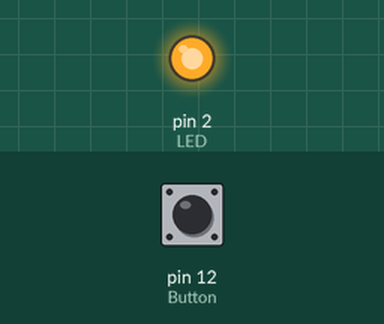
The sketch below on a simulated Arduino Uno, built with avr-gcc and run on an emulated ATmega328P. Parts: output pins drawn as LEDs (lit = HIGH). Inputs (shaded band) come from the test bench; at power-on: pin 12 (Button) HIGH.

Above: at 1.2 s.
1.3 s: pin 12 (Button) pulled LOW for 0.15 s
At 1.37 s:
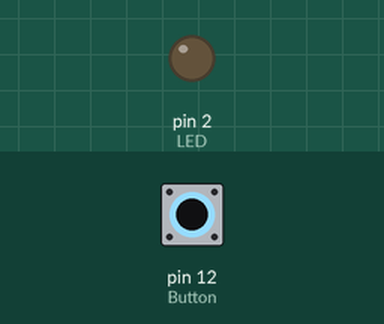
2.9 s: pin 12 (Button) pulled LOW for 3.2 s
At 7.5 s:
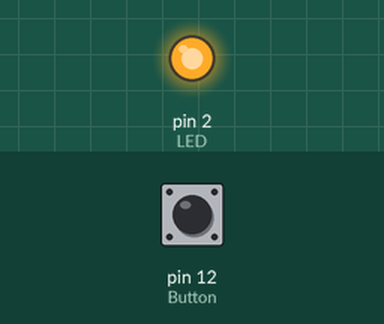
Timing chart, 0 to 9.0 s (numbered marks = the images above; inputs shaded):
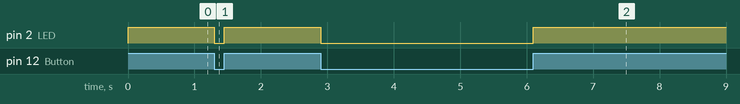

Measured:
- after the input at 1.3 s, pin 2 (LED): HIGH → LOW at once, → HIGH 0.15 s later
- after the input at 2.9 s, pin 2 (LED): HIGH → LOW at once, → HIGH 3.2 s later

The sketch:

Push_Button.ino
```cpp
#define Button 12
#define LED 2

void setup()
{
    pinMode(Button, INPUT_PULLUP);
    pinMode(LED, OUTPUT);
}

void loop()
{
    if(digitalRead(Button) == HIGH){
        digitalWrite(LED, HIGH);
    } else {
        digitalWrite(LED, LOW);
    }
}
```
